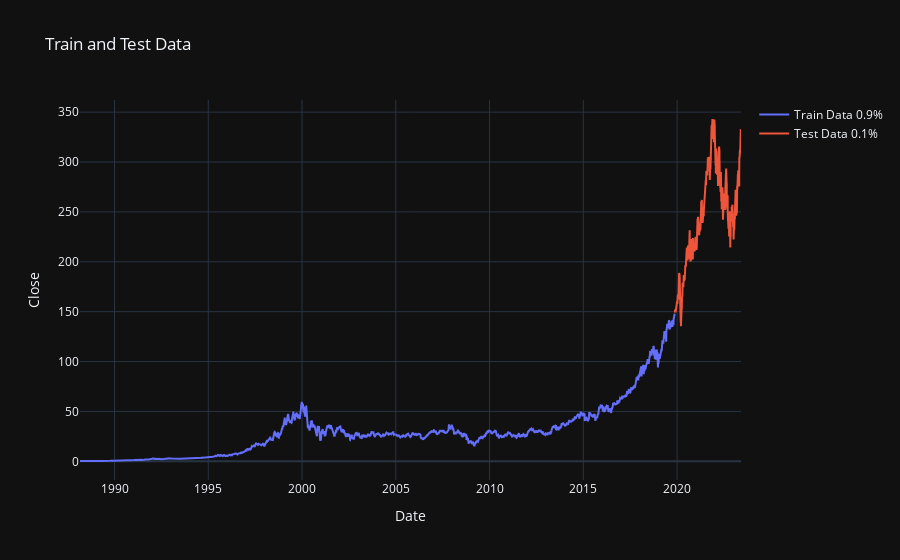

Notebook code for this chart:
### Code cell
dp = DataPreparer(stock.data, target_column, testsize=0.1)

# Use the prepared data for training and evaluating models or creating plots
dp.plot()

### Figure 1 — Plotly figure (JSON) as saved in the notebook; plotly's stock layout.template omitted (floating-point values rounded to 4 significant figures; data arrays with more than 128 entries replaced by an {"elided": "..."} marker saying what was removed)
{"data": [{"mode": "lines", "name": "Train Data 0.9%", "type": "scatter", "x": {"elided": "7994 str values"}, "y": {"elided": "7994 float values"}}, {"mode": "lines", "name": "Test Data 0.1%", "type": "scatter", "x": {"elided": "889 str values"}, "y": {"elided": "889 float values"}}], "layout": {"title": {"text": "Train and Test Data"}, "xaxis": {"title": {"text": "Date"}}, "yaxis": {"title": {"text": "Close"}}}}
